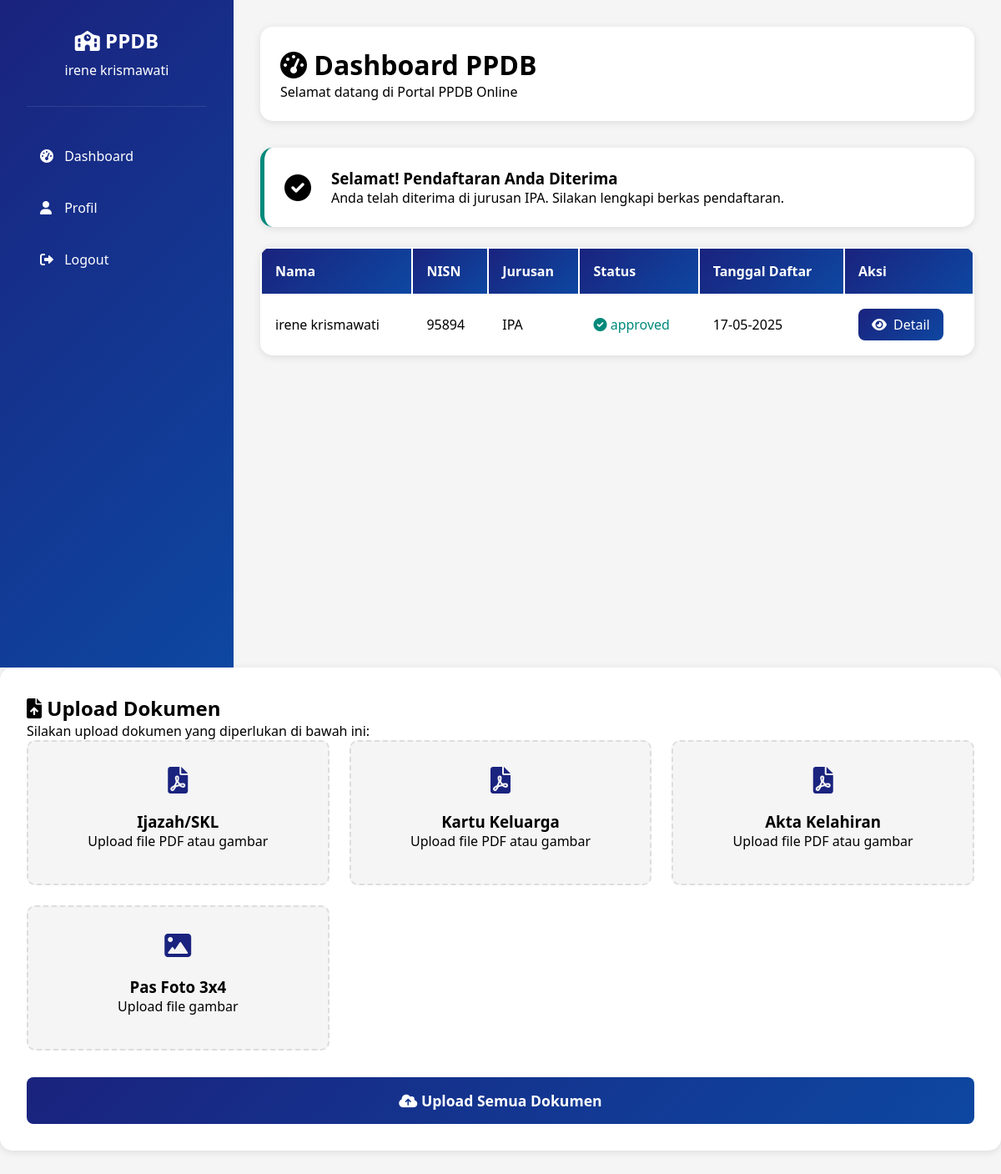
/dashboard (signed in), run on the app's committed database.
### app/models.py (models this page shows, shortened)
class User(UserMixin, db.Model):
    __tablename__ = 'users'
    id = db.Column(db.Integer, primary_key=True)
    username = db.Column(db.String(80), unique=True, nullable=False)
    email = db.Column(db.String(120), unique=True, nullable=False)
    password = db.Column(db.String(200), nullable=False)
    name = db.Column(db.String(100))
    role = db.Column(db.String(20), default='user')  # 'admin' or 'user'
    is_active = db.Column(db.Boolean, default=True)
    pendaftarans = db.relationship('Pendaftaran', backref='user', lazy=True)

class Pendaftaran(db.Model):
    __tablename__ = 'pendaftaran'
    id = db.Column(db.Integer, primary_key=True)
    nama = db.Column(db.String(100), nullable=False)
    nisn = db.Column(db.String(20), nullable=False, unique=True)
    asal_sekolah = db.Column(db.String(100), nullable=False)
    alamat = db.Column(db.String(200), nullable=False)
    no_hp = db.Column(db.String(20), nullable=False)
    pilihan_jurusan = db.Column(db.String(50), nullable=False)
    status = db.Column(db.String(20), default='pending')  # pending, approved, rejected
    user_id = db.Column(db.Integer, db.ForeignKey('users.id'), nullable=False)
    tanggal_daftar = db.Column(db.DateTime, default=db.func.current_timestamp())

### app/routes/main.py (the view)
@main_bp.route('/dashboard')
@login_required
def dashboard():
    pendaftarans = Pendaftaran.query.filter_by(user_id=current_user.id).all()
    return render_template('dashboard.html',
        current_user=current_user,
        pendaftarans=pendaftarans
    )

### app/__init__.py (called while the page is built)
def create_app():
    app = Flask(__name__)
    app.config['SECRET_KEY'] = 'your-secret-key'
    app.config['SQLALCHEMY_DATABASE_URI'] = 'sqlite:///ppdb.db'
    app.config['SQLALCHEMY_TRACK_MODIFICATIONS'] = False
    db.init_app(app)
    login_manager.init_app(app)
    login_manager.login_view = 'auth_bp.login'
    from app.models import User
    @login_manager.user_loader
    def load_user(user_id):
        return User.query.get(int(user_id))
    from app.routes.main import main_bp
    from app.routes.auth import auth_bp
    from app.routes.admin import admin_bp
    app.register_blueprint(main_bp)
    app.register_blueprint(auth_bp)
    app.register_blueprint(admin_bp)
    return app

### app/templates/dashboard.html (shortened to what this page needs)
<!DOCTYPE html>
<html lang="id">
<head>
    <link rel="stylesheet" href="https://cdnjs.cloudflare.com/ajax/libs/font-awesome/6.0.0/css/all.min.css">
</head>
<body>
    <div class="wrapper">
        <div class="sidebar">
            <div class="sidebar-header">
                <h2><i class="fas fa-school"></i> PPDB</h2>
                <p>{{ current_user.name }}</p>
            </div>
            <nav class="nav-menu">
                <a href="{{ url_for('main_bp.dashboard') }}" class="nav-item active">
                    <i class="fas fa-tachometer-alt"></i> Dashboard
                </a>
                <a href="{{ url_for('main_bp.profile') }}" class="nav-item">
                    <i class="fas fa-user"></i> Profil
                </a>
                <a href="{{ url_for('auth_bp.logout') }}" class="nav-item">
                    <i class="fas fa-sign-out-alt"></i> Logout
                </a>
            </nav>
        </div>
        <div class="main-content">
            <div class="header">
                <h1><i class="fas fa-tachometer-alt"></i> Dashboard PPDB</h1>
                <p>Selamat datang di Portal PPDB Online</p>
            </div>
            {% for p in pendaftarans %}
                {% if loop.first %}
                    {% if p.status == 'approved' %}
                    <div class="notification notification-approved">
                        <i class="fas fa-check-circle"></i>
                        <div>
                            <h3>Selamat! Pendaftaran Anda Diterima</h3>
                            <p>Anda telah diterima di jurusan {{ p.pilihan_jurusan }}. Silakan lengkapi berkas pendaftaran.</p>
                        </div>
                    </div>
                    {% endif %}
                {% endif %}
            {% endfor %}
            {% if pendaftarans %}
            <table>
                <thead>
                    <tr>
                        <th>Nama</th>
                        <th>NISN</th>
                        <th>Jurusan</th>
                        <th>Status</th>
                        <th>Tanggal Daftar</th>
                        <th>Aksi</th>
                    </tr>
                </thead>
                <tbody>
                    {% for p in pendaftarans %}
                    <tr>
                        <td>{{ p.nama }}</td>
                        <td>{{ p.nisn }}</td>
                        <td>{{ p.pilihan_jurusan }}</td>
                        <td class="status-{{ p.status }}">
                            <i class="fas fa-{% if p.status == 'approved' %}check-circle{% elif p.status == 'rejected' %}times-circle{% else %}clock{% endif %}"></i>
                            {{ p.status }}
                        </td>
                        <td>{{ p.tanggal_daftar.strftime('%d-%m-%Y') }}</td>
                        <td>
                            <a href="#" class="detail-btn">
                                <i class="fas fa-eye"></i> Detail
                            </a>
                        </td>
                    </tr>
                    {% endfor %}
                </tbody>
            </table>
            {% else %}
            <p>Belum ada pendaftaran.</p>
            {% endif %}
        </div>
    </div>
{% if pendaftarans and pendaftarans[0].status == 'approved' %}
<div class="document-section">
    <h2><i class="fas fa-file-upload"></i> Upload Dokumen</h2>
    <p class="mb-4">Silakan upload dokumen yang diperlukan di bawah ini:</p>
    <form method="POST" action="{{ url_for('main_bp.upload_documents') }}" enctype="multipart/form-data">
        <div class="document-grid">
            <div class="document-item" id="ijazah-container">
                <label class="upload-label">
                    <div class="upload-icon">
                        <i class="fas fa-file-pdf"></i>
                    </div>
                    <h3>Ijazah/SKL</h3>
                    <p>Upload file PDF atau gambar</p>
                </label>
            </div>
            <div class="document-item" id="kk-container">
                <label class="upload-label">
                    <div class="upload-icon">
                        <i class="fas fa-file-pdf"></i>
                    </div>
                    <h3>Kartu Keluarga</h3>
                    <p>Upload file PDF atau gambar</p>
                </label>
            </div>
            <div class="document-item" id="akta-container">
                <label class="upload-label">
                    <div class="upload-icon">
                        <i class="fas fa-file-pdf"></i>
                    </div>
                    <h3>Akta Kelahiran</h3>
                    <p>Upload file PDF atau gambar</p>
                </label>
            </div>
            <div class="document-item" id="foto-container">
                <label class="upload-label">
                    <div class="upload-icon">
                        <i class="fas fa-image"></i>
                    </div>
                    <h3>Pas Foto 3x4</h3>
                    <p>Upload file gambar</p>
                </label>
            </div>
        </div>
        <button type="submit" class="submit-btn" style="margin-top: 2rem;">
            <i class="fas fa-cloud-upload-alt"></i> Upload Semua Dokumen
        </button>
    </form>
</div>
{% endif %}
</body>
</html>

### app/templates/dashboard.html (style rules this page uses)
:root { --primary: #1a237e; --secondary: #0d47a1; --accent: #00bcd4; --success: #00897b; --warning: #ffd700; --danger: #d32f2f; --light: #f5f5f5; --dark: #263238; --gradient: linear-gradient(135deg, var(--primary), var(--secondary)); }
* { margin: 0; padding: 0; box-sizing: border-box; font-family: 'Segoe UI', Arial, sans-serif; }
body { background: var(--light); min-height: 100vh; }
.wrapper { display: flex; min-height: 100vh; }
.sidebar { width: 280px; background: var(--gradient); color: white; padding: 2rem; position: fixed; height: 100vh; }
.sidebar-header { text-align: center; padding-bottom: 2rem; border-bottom: 1px solid rgba(255,255,255,0.1); }
.sidebar-header h2 { font-size: 1.5rem; margin-bottom: 0.5rem; }
.nav-menu { margin-top: 2rem; }
.nav-item { display: block; padding: 1rem; color: white; text-decoration: none; border-radius: 8px; margin-bottom: 0.5rem; transition: all 0.3s ease; }
.nav-item i { width: 25px; }
.main-content { flex: 1; margin-left: 280px; padding: 2rem; }
.header { background: white; padding: 1.5rem; border-radius: 15px; box-shadow: 0 2px 10px rgba(0,0,0,0.1); margin-bottom: 2rem; }
.notification { padding: 1.5rem; border-radius: 15px; margin-bottom: 1.5rem; display: flex; align-items: center; gap: 1.5rem; background: white; box-shadow: 0 2px 10px rgba(0,0,0,0.1); transition: all 0.3s ease; }
.notification i { font-size: 2rem; }
.notification-approved { border-left: 5px solid var(--success); }
.status-approved { color: var(--success); }
table { width: 100%; background: white; border-radius: 15px; box-shadow: 0 2px 10px rgba(0,0,0,0.1); overflow: hidden; }
th, td { padding: 1rem; text-align: left; }
th { background: var(--gradient); color: white; }
.detail-btn { display: inline-flex; align-items: center; gap: 0.5rem; padding: 0.5rem 1rem; border-radius: 8px; text-decoration: none; color: white; background: var(--gradient); transition: all 0.3s ease; }
.submit-btn { background: var(--gradient); color: white; border: none; padding: 1rem 2rem; border-radius: 8px; font-size: 1.1rem; font-weight: 600; cursor: pointer; width: 100%; transition: all 0.3s ease; }
.document-section { background: white; border-radius: 15px; padding: 2rem; margin-bottom: 2rem; box-shadow: 0 2px 10px rgba(0,0,0,0.1); }
.document-grid { display: grid; grid-template-columns: repeat(auto-fit, minmax(300px, 1fr)); gap: 1.5rem; }
.document-item { background: var(--light); padding: 1.5rem; border-radius: 10px; border: 2px dashed #ddd; transition: all 0.3s ease; }
.upload-label { display: block; cursor: pointer; text-align: center; }
.upload-icon { font-size: 2rem; color: var(--primary); margin-bottom: 1rem; }

### data on the page
User: name "irene krismawati"
Pendaftaran: pilihan_jurusan "IPA", nama "irene krismawati", nisn "95894", status "approved", tanggal_daftar "17-05-2025"
